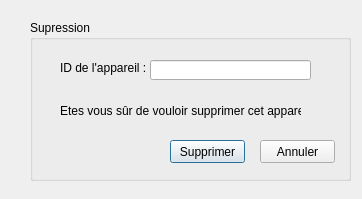
<?xml version="1.0" encoding="UTF-8"?>
<ui version="4.0">
 <class>DeleteBox</class>
 <widget class="QDialog" name="DeleteBox">
  <property name="geometry">
   <rect>
    <x>0</x>
    <y>0</y>
    <width>362</width>
    <height>199</height>
   </rect>
  </property>
  <property name="windowTitle">
   <string>Dialog</string>
  </property>
  <widget class="QGroupBox" name="groupBox">
   <property name="geometry">
    <rect>
     <x>30</x>
     <y>20</y>
     <width>321</width>
     <height>161</height>
    </rect>
   </property>
   <property name="title">
    <string>Supression</string>
   </property>
   <widget class="QLabel" name="label">
    <property name="geometry">
     <rect>
      <x>30</x>
      <y>70</y>
      <width>241</width>
      <height>41</height>
     </rect>
    </property>
    <property name="text">
     <string>Etes vous sûr de vouloir supprimer cet appareil?</string>
    </property>
   </widget>
   <widget class="QLabel" name="label_2">
    <property name="geometry">
     <rect>
      <x>30</x>
      <y>40</y>
      <width>101</width>
      <height>16</height>
     </rect>
    </property>
    <property name="text">
     <string>ID de l'appareil : </string>
    </property>
   </widget>
   <widget class="QLineEdit" name="lineEdit">
    <property name="geometry">
     <rect>
      <x>120</x>
      <y>40</y>
      <width>161</width>
      <height>20</height>
     </rect>
    </property>
   </widget>
   <widget class="QPushButton" name="suppbutton">
    <property name="geometry">
     <rect>
      <x>140</x>
      <y>120</y>
      <width>75</width>
      <height>23</height>
     </rect>
    </property>
    <property name="text">
     <string>Supprimer</string>
    </property>
   </widget>
   <widget class="QPushButton" name="cancelbutton">
    <property name="geometry">
     <rect>
      <x>230</x>
      <y>120</y>
      <width>75</width>
      <height>23</height>
     </rect>
    </property>
    <property name="text">
     <string>Annuler</string>
    </property>
   </widget>
  </widget>
 </widget>
 <resources/>
 <connections/>
</ui>
